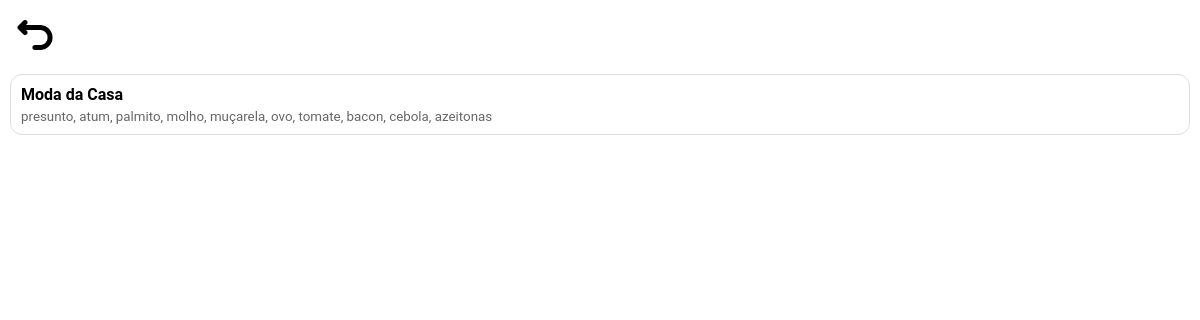
Screenshot of /item/1/1 with the database file from the repository.
### tables this page shows
CREATE TABLE itens (
        id INTEGER PRIMARY KEY,
        nome VARCHAR(100),
        descricao TEXT,
        preco REAL,
        id_estabelecimento INTEGER,
        id_categoria INTEGER,
        FOREIGN KEY (id_estabelecimento) REFERENCES estabelecimentos (id),
        FOREIGN KEY (id_categoria) REFERENCES categorias (id)
        );

### routes/item.py (the view)
@item_bp.route("/item/<int:id>/<int:id_estabelecimento>", methods=["GET"])
def item(id, id_estabelecimento):
    item = ItemModel.buscar_item(id, id_estabelecimento)
    return render_template(
        "item.html",
        id=id,
        id_estabelecimento=id_estabelecimento,
        nome=item[0],
        descricao=item[1]
        )

### database/banco_dados_principal.py (called while the page is built)
def conectar_banco_dados_principal():
    return sqlite3.connect(BANCO_DADOS_PRINCIPAL)

### models/item_model.py (called while the page is built)
    @staticmethod
    def buscar_item(id, id_estabelecimento):
        conexao = None
        try:
            conexao = conectar_banco_dados_principal()
            cursor = conexao.cursor()
            cursor.execute(
                f"""
                SELECT
                nome,
                descricao,
                preco
                FROM {TABELA_ITENS}
                WHERE id = ? AND id_estabelecimento = ?
                """,
                    (
                        id,
                        id_estabelecimento
                    )
                )
            resultado = cursor.fetchone()
            return resultado
        except Exception as erro:
            print("Erro ao buscar item: ", erro)
            return
        finally:
            if conexao:
                conexao.close()

### templates/item.html (shortened to what this page needs)
<!DOCTYPE html>
<html lang="pt-BR">
<head>
    <link rel="stylesheet" href="{{ url_for('static', filename='css/item.css') }}">
</head>
<body>
    <div class="voltar">
        <a href="{{ url_for('estabelecimento.estabelecimento', id=id_estabelecimento) }}">
            <img src="{{ url_for('static', filename='images/icons/voltar_black.png') }}" width="40" alt="Relógio">
        </a>
    </div>
    <div class="informacoes-item">
        <b>{{ nome }}</b>
        <small>{{ descricao }}</small>
    </div>
</body>
</html>

### static/css/item.css (style rules this page uses)
body { margin: 0; font-family: 'Roboto', sans-serif; font-size: 16px; }
.voltar { display: flex; margin: 15px; }
.informacoes-item { display: grid; flex-direction: column; gap: 5px; align-items: center; border: 1px solid #ddd; border-radius: 12px; padding: 10px; margin: 10px; background-color: #fff; }
.informacoes-item b { font-size: 16px; }
.informacoes-item small { color: #666; }

### rows the page displays
itens: nome "Moda da Casa", descricao "presunto, atum, palmito, molho, muçarela, ovo, tomate, bacon, cebola, azeitonas"
